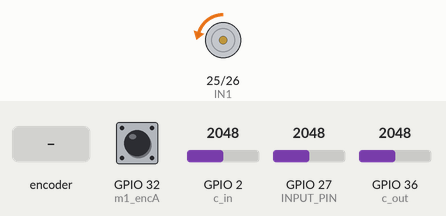
Bench run of a sketch on a simulated ESP32. On the bench: motor-driver pin pairs drawn as motors (green arrow = first pin HIGH = forward, orange = second pin HIGH = backward, longer = more drive, scaled by the enable pin). The test bench sets the inputs (shaded band); at power-on: GPIO 2 (c_in) = 2048, GPIO 27 (INPUT_PIN) = 2048, GPIO 32 (m1_encA) HIGH, GPIO 36 (c_out) = 2048. What the sketch prints to the serial monitor is not drawn.

Above: at 1.2 s.
1.3 s: rotary encoder on GPIO 32 (m1_encA) / GPIO 14 (m1_encB) turned 3 steps (first pin leading)
At 1.46 s:
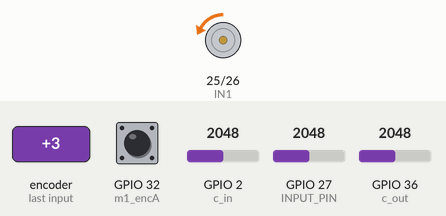
3.4 s: rotary encoder on GPIO 32 (m1_encA) / GPIO 14 (m1_encB) turned 1 step (first pin leading)
At 4.7 s:
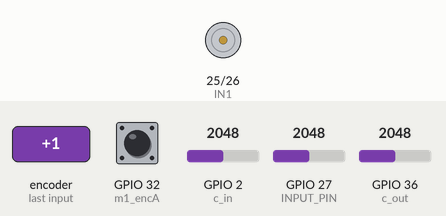
5.1 s: rotary encoder on GPIO 32 (m1_encA) / GPIO 14 (m1_encB) turned 1 step (first pin leading)
At 6.1 s:
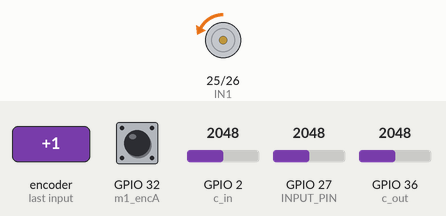
Timing chart, 0 to 8.1 s (numbered marks = the images above; inputs shaded):
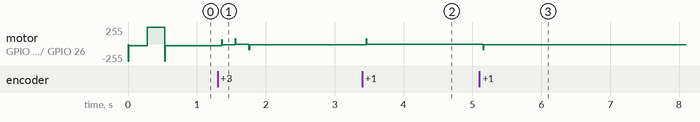

The sketch:

motor_control_merge_final_EMG.ino
```cpp
#include <math.h> // For the sin function

//Ouput Constants
#define PWM 4  // Example pin, can be used for PWM
#define IN1 25  // Example pin, can be used for digital I/O
#define IN2 26  // Example pin, can be used for digital I/O
#define m1_encB 14  // Example pin, can be used for digital I/O and external interrupts
#define m1_encA 32  // Example pin, can be used for digital I/O and external interrupts
#define PWM_CHANNEL 4
#define PWM_RESOLUTION 8
#define PWM_FREQUENCY 4000

//current sensing
#define c_in 2 // Higher voltage for current sensor
#define c_out 36 // Lower voltage for current sensor

//input constants
#define SAMPLE_RATE 500
#define BAUD_RATE 115200
#define INPUT_PIN 27
#define CAR_SIZE 50

//Position of the motors UPDATE WITH THE IDLE POSITIONS FOR THE HAND
int pos1 = 2;
int pos2 = 0;
int pos3 = 0;
int pos4 = 0;
int pos5 = 0;
int pos6 = 0;
int dir = 0;

int setPoint = 0;

//Controller variables
long prev_T  = 0;

//PID Gains (could also be placed inside the void loop)
float Kp = 6;
float Ki = .001;
float Kd = .4;

// Parameters for the sine wave
const float amplitude = 1000.0; // Maximum deviation from the midpoint
const float frequency = 1.2;  // Number of cycles per second
const float midpoint = 0.0;   // Center point of the sine wave


//Boxcar averager (for smooth EMG reading)
int bcsum_emg = 0;
int bcsum_current = 0;
int boxcar_emg[CAR_SIZE];
int boxcar_current[CAR_SIZE];
int bcn_emg = 0;
int bcn_current = 0;
float average_emg;
float average_current;
int counter = 0;
int counter_limit = 25;

//Arm state machine variables
bool engage_arm_clench = false;
float clench_threshold_value = 60; // right?
bool clench_state = false;

int go = 0;

//avging constants for current sensing
const int bufferSize = 10; // Size of the moving average buffer, adjust as needed
float buffer[bufferSize];
int bufferIndex = 0;
float sum = 0;
float movingAverage = 0;

// Threshold value
float threshold = .1; // Set your threshold value here
bool thresholdTriggered = false;

// Delay for current sensing
int currentDelayCount = 0;
int currentLimitActive = 0;
int currentLimitTriggered = 0;

void setup() {
  pinMode(m1_encA, INPUT);
  pinMode(m1_encB, INPUT);

  pinMode(c_in, INPUT);
  pinMode(c_out, INPUT);

  pinMode(INPUT_PIN, INPUT);

  pinMode(IN1, OUTPUT);
  pinMode(IN2, OUTPUT);

  pinMode(PWM, OUTPUT);

  Serial.begin(115200);

  // Setup PWM
  ledcSetup(PWM_CHANNEL, PWM_FREQUENCY, PWM_RESOLUTION);
  ledcAttachPin(PWM, PWM_CHANNEL);

  //moving average buffer instance
  for (int i = 0; i < bufferSize; i++) {
  buffer[i] = 0;
  }

  attachInterrupt(digitalPinToInterrupt(m1_encA),incrementEncoder, RISING);
}

void loop() {
  //output stuffs
  long currentTime = micros();

  float sensor_value = analogRead(INPUT_PIN);
  float EMG = abs(EMGFilter(sensor_value));
  float EMG_avg = update_boxcar(0, EMG);

  if(EMG_avg > clench_threshold_value){
    engage_arm_clench = 1;
  }
  else{
    engage_arm_clench = 0;
  }

  if (engage_arm_clench){
    setPoint = 1000;
  }
  else{
    setPoint = 0;
  }

  //------------------------------------

  //current sensing
  float c_before = analogRead(c_in) * 3.3 / 4095;
  float c_after = analogRead(c_out) * 3.3 / 4095;
  float v_diff = c_before - c_after;

  // Update moving average
  //movingAverage = update_boxcar(v_diff);

  // Check threshold
  thresholdTriggered = (movingAverage > threshold);
  if (thresholdTriggered){
    //dir = 0;
  }

  motor(setPoint,pos1);

  delay(10);

  // Space for printing for debugging
  Serial.print(EMG);
  Serial.print(',');
  Serial.println(engage_arm_clench*50);
}

void Motor_pwr(int dir, int PWM_val, int PWM_pin, int in1, int in2) {

  ledcWrite(PWM_CHANNEL, PWM_val); // Use ledcWrite for ESP32 PWM

  // if ((dir == 1) && (thresholdTriggered) && (currentDelayCount > 400)){
  //   dir = 0;
  //   setPoint = pos1;
  //   currentLimitTriggered = 1;
  // }
  // if (pos1 < 25){
  //   currentLimitTriggered = 0;
  // }

  if(dir == 1) {
    digitalWrite(in1,HIGH);
    digitalWrite(in2,LOW);
  }
  else if(dir == -1){
    digitalWrite(in2,HIGH);
    digitalWrite(in1,LOW);
  }
  else if(dir == 0){
    digitalWrite(in2,HIGH);
    digitalWrite(in1,HIGH);
  }
}

float getSetPoint(long currentTime) {
  float timeInSeconds = ((float)currentTime) / 1.0e6;  // Convert microseconds to seconds
  float setPoint = midpoint + amplitude * sin(2.0 * M_PI * frequency * timeInSeconds);
  return setPoint;
}

void incrementEncoder() {
  pos1 = pos1 + dir;

  if (dir == 1){
    currentDelayCount++;
  }
  else{
    currentDelayCount = 0;
  }
}

void motor(int targ, int pos) {
  long current_T = micros();
  float delta_T = ((float)(current_T - prev_T))/1.0e6;
  prev_T = current_T;

  static float ep = 0;
  static float ei = 0;

  float err = targ - pos;
  float derivative = (err - ep) / delta_T;
  float integral = ei + (err * delta_T);
  float output = Kp * err + Ki * integral + Kd * derivative;

  float pwr = fabs(output) * 2;
  if (pwr > 1000) {
    pwr = 1000;
  }

  dir = 1;
  if(output < targ) {
    dir = -1;
  }

  Motor_pwr(dir, pwr, PWM, IN1, IN2);

  ep = err;
}

float EMGFilter(float input)
{
  float output = input;
  {
    static float z1, z2; // filter section state
    float x = output - 0.05159732*z1 - 0.36347401*z2;
    output = 0.01856301*x + 0.03712602*z1 + 0.01856301*z2;
    z2 = z1;
    z1 = x;
  }
  {
    static float z1, z2; // filter section state
    float x = output - -0.53945795*z1 - 0.39764934*z2;
    output = 1.00000000*x + -2.00000000*z1 + 1.00000000*z2;
    z2 = z1;
    z1 = x;
  }
  {
    static float z1, z2; // filter section state
    float x = output - 0.47319594*z1 - 0.70744137*z2;
    output = 1.00000000*x + 2.00000000*z1 + 1.00000000*z2;
    z2 = z1;
    z1 = x;
  }
  {
    static float z1, z2; // filter section state
    float x = output - -1.00211112*z1 - 0.74520226*z2;
    output = 1.00000000*x + -2.00000000*z1 + 1.00000000*z2;
    z2 = z1;
    z1 = x;
  }
  return output;
}

float update_boxcar(int emg_select, float filtered_in) {
  //updating boxcar array
  //emg_select determines which boxcar to use: 0 for emg
  if (emg_select == 0) {
    bcsum_emg -= boxcar_emg[bcn_emg];
    bcsum_emg += filtered_in;
    boxcar_emg[bcn_emg] = filtered_in;
    bcn_emg += 1;
    if (bcn_emg >= CAR_SIZE)
      bcn_emg = 0;
    average_emg = bcsum_emg / CAR_SIZE;
    return average_emg;
  }
  //emg_select determines which boxcar to use 1 for current
  else {
    bcsum_current -= boxcar_current[bcn_current];
    bcsum_current += filtered_in;
    boxcar_current[bcn_current] = filtered_in;
    bcn_current += 1;
    if (bcn_current >= CAR_SIZE)
      bcn_current = 0;
    average_current = bcsum_current / CAR_SIZE;
    return average_current;
  }
}
```

Measured:
- after the input at 1.3 s, motor on GPIO 25 (IN1) / GPIO 26 (IN2): backward 24/255 → backward 12/255 after 0.06 s, → stopped 0.20 s later, → backward 12/255 0.20 s later
- after the input at 3.4 s, motor on GPIO 25 (IN1) / GPIO 26 (IN2): backward 12/255 → stopped after 0.06 s
- after the input at 5.1 s, motor on GPIO 25 (IN1) / GPIO 26 (IN2): stopped → backward 12/255 after 0.06 s
